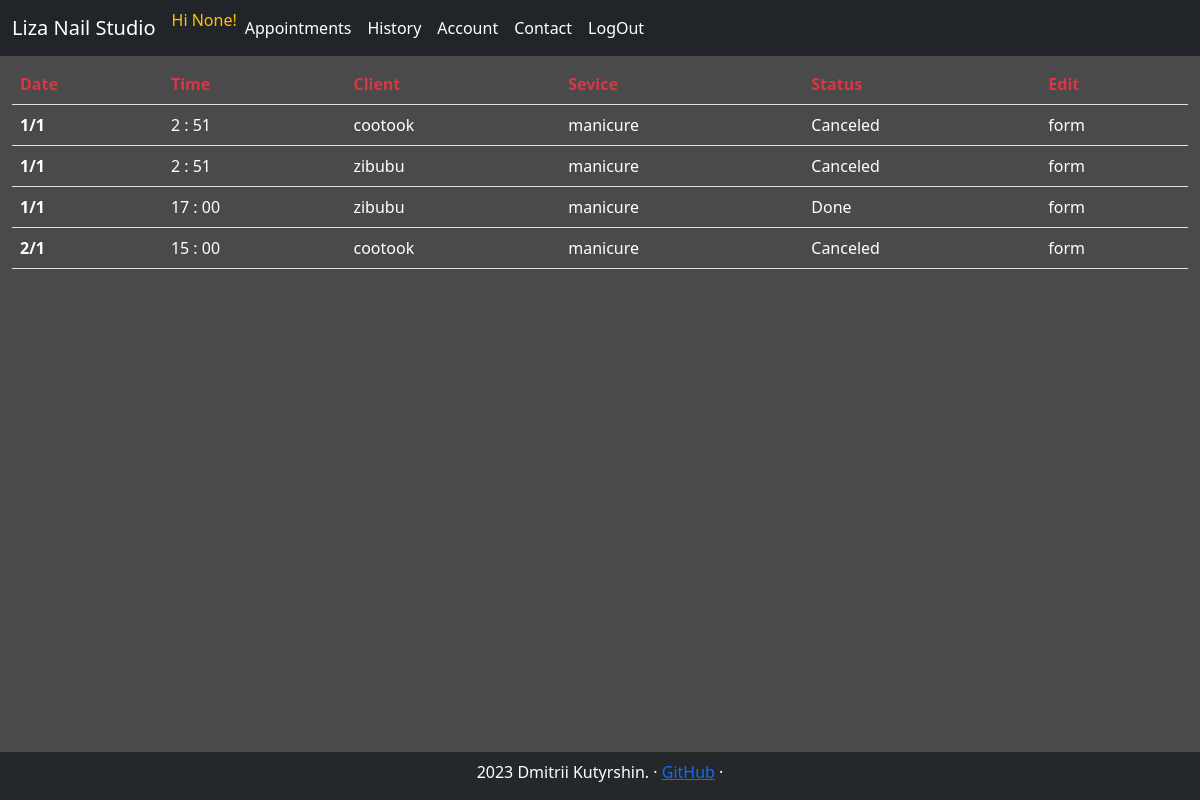
Page /all_history/ (signed in) on the committed database.
### tables this page shows
CREATE TABLE users (id INTEGER PRIMARY KEY, is_admin INT, is_clerck INT ,  name TEXT, email TEXT, lang TEXT, instagram TEXT, tel TEXT, is_subscribed_promo INT, avatar TEXT);

### studio_app/webapp.py (the view)
@app.route("/all_history/", methods = ["GET", "POST"])
@login_required
@admin_only
def _all_history():
    return all_history.all_history()

### studio_app/helpers.py (called while the page is built)
def admin_only(f):
    @wraps(f)
    def decorated_function(*args, **kwargs):
        if session.get("is_admin")==0:
            return redirect("/")
        return f(*args, **kwargs)
    return decorated_function

def get_service_name(is_manicure, is_pedicure):
    servise_name = ""
    if is_manicure == 1 and is_pedicure == 1:
        servise_name = "combo"
    elif is_manicure == 1 and not is_pedicure == 1:
        servise_name = "manicure"
    else:
        servise_name = "pedicure"
    return servise_name

def login_required(f):
    @wraps(f)
    def decorated_function(*args, **kwargs):
        if session.get("user_id") is None:
            return redirect("/signin")
        return f(*args, **kwargs)
    return decorated_function

### studio_app/webapp.py (called while the page is built)
@app.context_processor
def inject_navbar_items():
    return dict(navbar_menu=navbar_items)

@app.context_processor
def inject_navbar_items_not_loged_in():
    return dict(navbar_menu_not_loged_in=navbar_items_not_loged_in)

@app.context_processor
def inject_navbar_items_admin():
    return dict(navbar_items_admin=navbar_items_admin)

### studio_app/templates/all_history.html (shortened to what this page needs)
{% extends "layout.html" %}
{% block content %}
<table class="table">
    <thead>
      <tr class="text-danger">
        <th scope="col">Date</th>
        <th scope="col">Time</th>
        <th scope="col">Client</th>
        <th scope="col">Sevice</th>
        <th scope="col">Status</th>
        <th scope="col">Edit</th>
      </tr>
    </thead>
    <tbody class="text-white">
        {% for appointment in user_appoint %}
        <tr class="my-table-hover">
            <th scope="row">{{appointment[9]}}/{{appointment[10]}}</th>
            <td>{{appointment[11]}} :
                {% if appointment[12] == 0 %}
                00
                {% else %}
                {{appointment[12]}}
                {% endif %}
            </td>
            <td>{{appointment[7]}}</td>
            <td>{{appointment[1]}}</td>
            <td>
                {% if appointment[5] == 1 %}
                  Canceled
                {% elif appointment[3] == 1 %}
                  Done
                {% else %}
                    no data
                {% endif %}
            </td>
            <td>form</td>
          </tr>
        {% endfor %}
    </tbody>
  </table>
{% endblock %}

### studio_app/static/css/style.css (style rules this page uses)
body { font-weight: 100; color: rgba(255, 255, 255, 1); background: #4A4A4A; }
.table { width: 98%; margin: 1%; }

### rows in the picture
users: instagram "cootook" "cootook"
users: instagram "zibubu" "zibubu"

### other values in the picture
{{ session.get("instagram") }} "None"
{{ navbar_item }} "Appointments" "History" "Account" "Contact" "LogOut"
{{ appointment[9] }} "1" "1" "1" "2"
{{ appointment[10] }} "1" "1" "1" "1"
{{ appointment[11] }} "2" "2" "17" "15"
{{ appointment[12] }} "51" "51"
{{ appointment[1] }} "manicure" "manicure" "manicure" "manicure"
